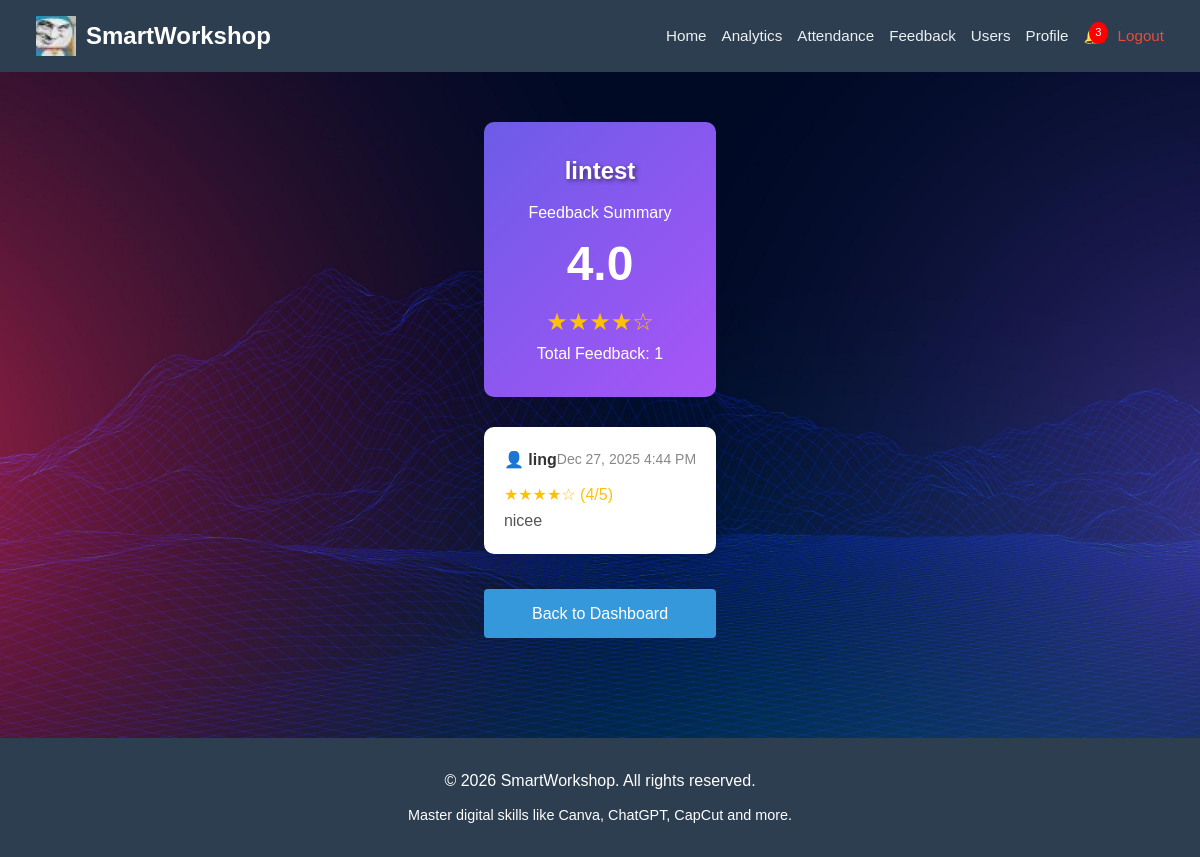
/view_feedback.php?workshop_id=19 (signed in), run on the app's committed database.
### tables this page shows
CREATE TABLE `workshops` (
  `id` int(11) NOT NULL,
  `title` varchar(100) NOT NULL,
  `description` text DEFAULT NULL,
  `trainer` varchar(100) DEFAULT NULL,
  `trainer_id` int(11) DEFAULT NULL,
  `date` date NOT NULL,
  `time` time NOT NULL,
  `location` varchar(100) NOT NULL,
  `fee` decimal(10,2) DEFAULT 0.00,
  `organizer_id` int(11) NOT NULL,
  `created_at` timestamp NOT NULL DEFAULT current_timestamp()
);

CREATE TABLE `feedback` (
  `id` int(11) NOT NULL,
  `user_id` int(11) NOT NULL,
  `workshop_id` int(11) NOT NULL,
  `rating` int(11) NOT NULL CHECK (`rating` between 1 and 5),
  `comment` text DEFAULT NULL,
  `created_at` timestamp NOT NULL DEFAULT current_timestamp(),
  `feedback_date` timestamp NOT NULL DEFAULT current_timestamp()
);

CREATE TABLE `users` (
  `user_id` int(11) NOT NULL,
  `username` varchar(50) NOT NULL,
  `email` varchar(100) NOT NULL,
  `password` varchar(255) NOT NULL,
  `phone` varchar(20) DEFAULT NULL,
  `country` varchar(50) NOT NULL,
  `role` enum('admin','organizer','trainer','participant') DEFAULT 'participant',
  `created_at` timestamp NOT NULL DEFAULT current_timestamp(),
  `avatar` varchar(255) DEFAULT NULL
);

### view_feedback.php (the view, shortened to what this page needs)
<?php
include 'include/db_connect.php';
$workshop_id = isset($_GET['workshop_id']) ? intval($_GET['workshop_id']) : 0;
$workshop_query = "SELECT * FROM workshops WHERE id = $workshop_id";
$workshop_result = mysqli_query($conn, $workshop_query);
$workshop = mysqli_fetch_assoc($workshop_result);
$feedback_query = "SELECT f.*, u.username as user_name
                   FROM feedback f
                   JOIN users u ON f.user_id = u.user_id
                   WHERE f.workshop_id = $workshop_id
                   ORDER BY f.created_at DESC";
$feedback_result = mysqli_query($conn, $feedback_query);
$avg_query = "SELECT AVG(rating) as avg_rating, COUNT(*) as total_feedback
              FROM feedback WHERE workshop_id = $workshop_id";
$avg_result = mysqli_query($conn, $avg_query);
$avg_data = mysqli_fetch_assoc($avg_result);
?>
<!DOCTYPE html>
<html lang="en">
<head>
    <link rel="stylesheet" href="css/style.css">
</head>
<body>
    <?php include 'include/nav.php'; ?>
    <div class="feedback-container">
        <?php if ($workshop): ?>
            <div style="background: linear-gradient(135deg, #6c5ce7, #a855f7); color: white; padding: 30px; border-radius: 10px; text-align: center; margin-bottom: 30px;">
                <h2 style="color: white; margin: 0 0 10px 0;"><?php echo htmlspecialchars($workshop['title']); ?></h2>
                <p>Feedback Summary</p>
                <div style="font-size: 48px; font-weight: bold;">
                    <?php echo $avg_data['avg_rating'] ? number_format($avg_data['avg_rating'], 1) : 'N/A'; ?>
                </div>
                <div style="color: #ffc107; font-size: 24px;">
                    <?php
                    $avg = round($avg_data['avg_rating']);
                    for ($i = 1; $i <= 5; $i++) {
                        echo $i <= $avg ? '★' : '☆';
                    }
                    ?>
                </div>
                <p>Total Feedback: <?php echo $avg_data['total_feedback']; ?></p>
            </div>
            <?php if (mysqli_num_rows($feedback_result) > 0): ?>
                <?php while ($feedback = mysqli_fetch_assoc($feedback_result)): ?>
                    <div style="background: #fff; padding: 20px; border-radius: 10px; box-shadow: 0 2px 10px rgba(0,0,0,0.1); margin-bottom: 15px;">
                        <div style="display: flex; justify-content: space-between; align-items: center; margin-bottom: 10px;">
                            <span style="font-weight: bold; color: #333;">👤 <?php echo htmlspecialchars($feedback['user_name']); ?></span>
                            <span style="color: #888; font-size: 14px;"><?php echo date('M j, Y g:i A', strtotime($feedback['created_at'])); ?></span>
                        </div>
                        <div style="color: #ffc107;">
                            <?php
                            for ($i = 1; $i <= 5; $i++) {
                                echo $i <= $feedback['rating'] ? '★' : '☆';
                            }
                            ?>
                            (<?php echo $feedback['rating']; ?>/5)
                        </div>
                        <p style="color: #555; line-height: 1.6;"><?php echo htmlspecialchars($feedback['comment']); ?></p>
                    </div>
                <?php endwhile; ?>
            <?php endif; ?>
        <?php endif; ?>
        <div style="text-align: center; margin-top: 30px;">
            <a href="dashboard_analytics.php" class="btn">Back to Dashboard</a>
        </div>
    </div>
	<?php include 'include/footer.php'; ?>
</body>
</html>

### css/style.css (style rules this page uses)
* { margin: 0; padding: 0; box-sizing: border-box; }
body { font-family: sans-serif; background: url('../img/bg.jpg') no-repeat center center fixed; background-size: cover; color: #333; line-height: 1.6; min-height: 100vh; display: flex; flex-direction: column; }
main, .workshops-container, .certificates-container, .feedback-container, .certificate-page, .container, .report-container, .page-content { flex: 1; }
h2 { color: white; text-shadow: 2px 2px 4px #000; margin-bottom: 30px; text-align: center; }
button, .btn { display: inline-block; width: 100%; padding: 12px; background-color: #3498db; color: white; border: none; border-radius: 4px; cursor: pointer; font-size: 1rem; text-align: center; text-decoration: none; margin-top: 5px; }
.feedback-container { max-width: 900px; margin: 30px auto; padding: 20px; }
.feedback-container h2 { color: white !important; text-shadow: 2px 2px 4px rgba(0, 0, 0, 0.5) !important; text-align: center; }

### data on the page
workshops: title "lintest"
feedback: user.username "ling", created_at "Dec 27, 2025 4:44 PM", rating "4", comment "nicee"

### other printed values
$unread_count "3"
$avg_data['avg_rating'] "4.0"
$avg_data['total_feedback'] "1"
